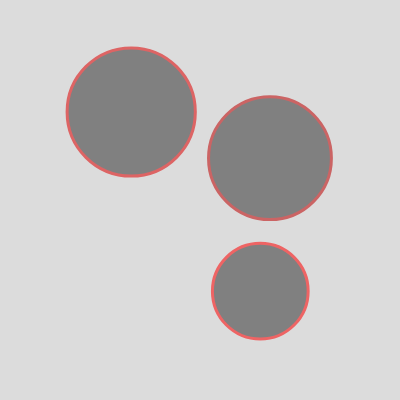
Frame 1 (no input)
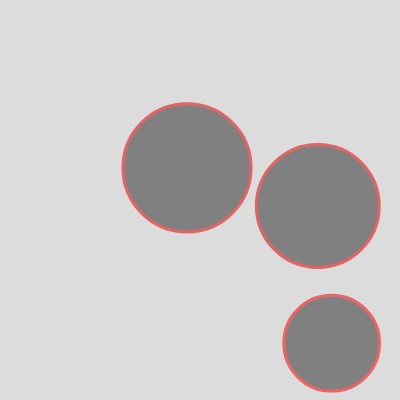
Frame 60 (no input)
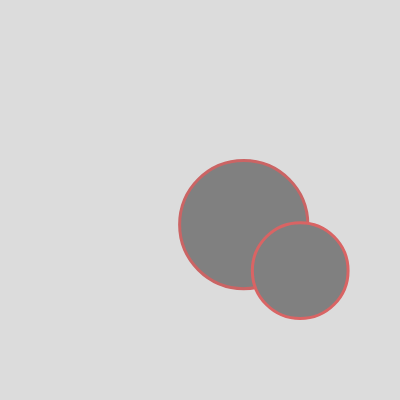
Frame 120 (the mouse pressed at the canvas centre since frame 60)

The p5.js sketch that drew these frames (run headless with seeded random() and noise() and a simulated clock; from frame 60 on, the mouse is pressed at the canvas centre):

// p5.js sketch
// ── sketch.js
// W6.3v3 ZAPPING ball with SPLICE to ameliorate
// add index property to class
// https://editor.p5js.org/benjamin.bergery/sketches/atB6ZuXkj
//

let bballs = [];

function setup() {
  createCanvas(400, 400);

  // fill array with instances of Bball

  for (let indy = 0; indy < 3; indy++) {
    let bradius = random(40, 70);
    let bspeed = random(0.5, 2);
    let xstart = random(bradius, width - bradius);
    let ystart = random(bradius, height - bradius);
    bball = new Bball(xstart, ystart, bradius, bspeed);
    bballs.push(bball);
  }
}

function draw() {
  background(220);

  for (bball of bballs) {
    bball.bounceRandom();
    // instance.classFunction();
  }
}


function mousePressed() {
  for (bball of bballs) {
    bball.clicked(mouseX, mouseY);
    // this avoids having global variables mouseX,Y inside the class
  }
// bball.clicked has to be run for every bball, otherwise it would just be the last bball
}

/*** CLASS ********************/

class Bball {
  constructor(x, y, r, bsp) {
    this.x = x;
    this.y = y;
    this.r = r;
    this.xsp = bsp; // xspeed
    this.ysp = bsp; // yspeed
    this.brightness = 128;
  }

  //*** class function with SPLICE ***//
  clicked(mX, mY) {
    let d = dist(this.x, this.y, mX, mY);
    if (d < this.r) {
    bballs.splice(this,1); // this shouldn't work
    }
  }

  // meta function inside class
  bounceRandom() {
    this.move();
    this.show();
  }

  show() {
    stroke(random(200, 250), 100, 100);
    strokeWeight(3);
    // noFill();
        fill(this.brightness);
    ellipse(this.x, this.y, this.r * 2);
  }

  move() {
    // move ball
    this.x = this.x + this.xsp;
    this.y = this.y + this.ysp;
    //// bounce x
    if (this.x >= width - this.r || this.x <= 0 + this.r) {
      this.xsp = -this.xsp;
    }
    ////// bounce y
    if (this.y >= height - this.r || this.y <= 0 + this.r) {
      this.ysp = -this.ysp;
    }
  }
}

/*******************************/
// based on my previous exercise https://editor.p5js.org/benjamin.bergery/sketches/WUlFUTdMe

/*** NOTES ********************/

// function mousePressed() {
//   for (bball of bballs) {
// bball.clicked has to be run for every bball, otherwise it would just be the last bball

// bball.clicked(mouseX, mouseY);  }}
    // this avoids having global variables mouseX,Y inside the class
